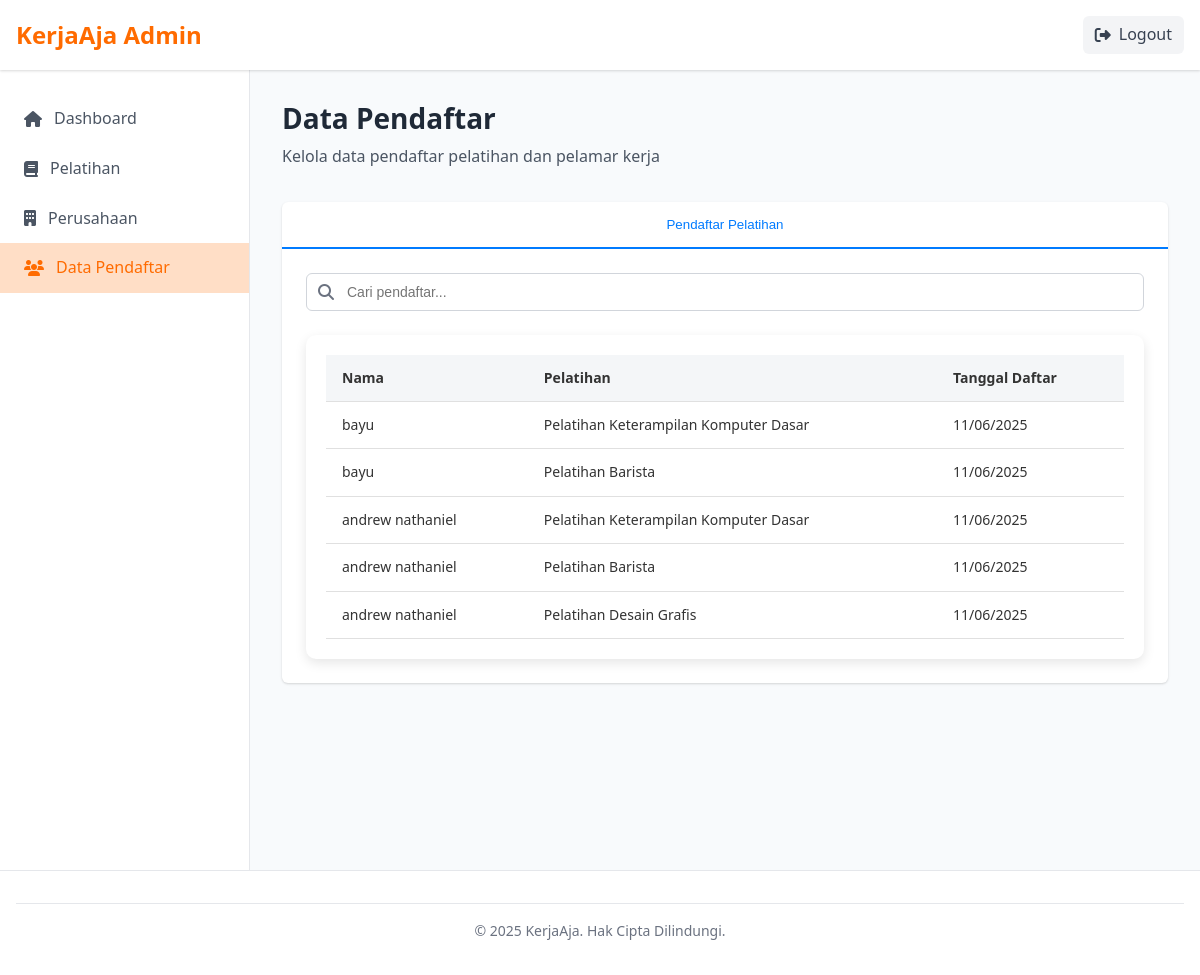
Screenshot of /Admin/admin-pendaftar.php (signed in) with the database file from the repository.
### tables this page shows
CREATE TABLE `pendaftaran_pelatihan` (
  `id` int(11) NOT NULL,
  `user_id` int(11) NOT NULL,
  `pelatihan_id` int(11) NOT NULL,
  `tanggal_daftar` timestamp NOT NULL DEFAULT current_timestamp()
);

CREATE TABLE `users` (
  `user_id` int(11) NOT NULL,
  `name` varchar(100) NOT NULL,
  `email` varchar(100) NOT NULL,
  `password` varchar(255) NOT NULL,
  `role` enum('admin','perusahaan','user') NOT NULL,
  `created_at` timestamp NOT NULL DEFAULT current_timestamp()
);

CREATE TABLE `pelatihan` (
  `pelatihan_id` int(11) NOT NULL,
  `nama` varchar(150) NOT NULL,
  `lokasi` varchar(100) DEFAULT NULL,
  `tanggal` date DEFAULT NULL,
  `kuota` int(10) NOT NULL,
  `deskripsi` text DEFAULT NULL,
  `created_by` int(11) DEFAULT NULL
);

### Admin/admin-pendaftar.php (the view, shortened to what this page needs)
<?php
include '../auth/koneksi.php';
$dataPendaftar = [];
$query = "SELECT p.*, u.name AS nama_user, plt.nama AS nama_pelatihan
          FROM pendaftaran_pelatihan p
          JOIN users u ON p.user_id = u.user_id
          JOIN pelatihan plt ON p.pelatihan_id = plt.pelatihan_id
          ORDER BY p.tanggal_daftar DESC";
$result = mysqli_query($conn, $query);
if ($result && mysqli_num_rows($result) > 0) {
    while ($row = mysqli_fetch_assoc($result)) {
        $dataPendaftar[] = $row;
    }
}
?>
<!DOCTYPE html>
<html lang="id">
<head>
    <link rel="stylesheet" href="../css/style.css" />
    <link rel="stylesheet" href="../css/notifications.css" />
    <link rel="stylesheet" href="../css/admin-notifications.css" />
    <link rel="stylesheet" href="https://cdnjs.cloudflare.com/ajax/libs/font-awesome/6.4.0/css/all.min.css" />
</head>
<body>
    <header class="header">
        <div class="container">
            <div class="logo">
                <a href="admin-dashboard.php">KerjaAja Admin</a>
            </div>
            <nav class="nav">
                <ul>
                    <li>
                        <a href="../index.php" id="logoutBtn" class="btn-logout"> <i class="fas fa-sign-out-alt"></i>
                            Logout </a>
                    </li>
                </ul>
            </nav>
        </div>
    </header>
    <div class="dashboard-container">
        <aside class="sidebar">
            <nav class="sidebar-nav">
                <ul>
                    <li><a href="admin-dashboard.php"><i class="fas fa-home"></i> Dashboard</a></li>
                    <li><a href="admin-pelatihan.php"><i class="fas fa-book"></i> Pelatihan</a></li>
                    <li><a href="admin-perusahaan.php"><i class="fas fa-building"></i> Perusahaan</a></li>
                    <li><a href="admin-pendaftar.php" class="active"><i class="fas fa-users"></i> Data Pendaftar</a></li>
                </ul>
            </nav>
        </aside>
        <main class="main-content">
            <div class="page-header">
                <h1>Data Pendaftar</h1>
                <p>Kelola data pendaftar pelatihan dan pelamar kerja</p>
            </div>
            <div class="tabs">
                <div class="tab-header">
                    <button class="tab-btn active" data-tab="pelatihan">Pendaftar Pelatihan</button>
                </div>
                <div class="tab-content-profile">
                    <class="tab-pane active" id="pelatihanTab">
                        <div class="search-container">
                            <div class="search-input">
                                <i class="fas fa-search"></i>
                                <input type="text" id="searchTrainingApplicant" placeholder="Cari pendaftar..." />
                            </div>
                        </div>
                        <div class="data-table-container">
                            <table class="data-table" id="trainingApplicantTable">
                                <thead>
                                    <tr>
                                        <th>Nama</th>
                                        <th>Pelatihan</th>
                                        <th>Tanggal Daftar</th>
                                    </tr>
                                </thead>
                                <tbody>
                                    <?php if (count($dataPendaftar) > 0): ?>
                                    <?php foreach ($dataPendaftar as $pendaftar): ?>
                                    <tr>
                                        <td><?= htmlspecialchars($pendaftar['nama_user']) ?></td>
                                        <td><?= htmlspecialchars($pendaftar['nama_pelatihan']) ?></td>
                                        <td><?= date("d/m/Y", strtotime($pendaftar['tanggal_daftar'])) ?></td>
                                    </tr>
                                    <?php endforeach; ?>
                                    <?php else: ?>
                                    <tr>
                                        <td colspan="6" style="text-align:center;">Belum ada data pelatihan.</td>
                                    </tr>
                                    <?php endif; ?>
                                </tbody>
                            </table>
                        </div>
                </div>
            </div>
    </div>
    <footer class="footer">
        <div class="container">
            <div class="footer-bottom">
                <p>&copy; 2025 KerjaAja. Hak Cipta Dilindungi.</p>
            </div>
        </div>
    </footer>
</body>
</html>

### rows the page displays
pendaftaran_pelatihan: user.name "bayu", pelatihan.nama "Pelatihan Keterampilan Komputer Dasar", tanggal_daftar "11/06/2025"
pendaftaran_pelatihan: user.name "bayu", pelatihan.nama "Pelatihan Barista", tanggal_daftar "11/06/2025"
pendaftaran_pelatihan: user.name "andrew nathaniel", pelatihan.nama "Pelatihan Keterampilan Komputer Dasar", tanggal_daftar "11/06/2025"
pendaftaran_pelatihan: user.name "andrew nathaniel", pelatihan.nama "Pelatihan Barista", tanggal_daftar "11/06/2025"
pendaftaran_pelatihan: user.name "andrew nathaniel", pelatihan.nama "Pelatihan Desain Grafis", tanggal_daftar "11/06/2025"
